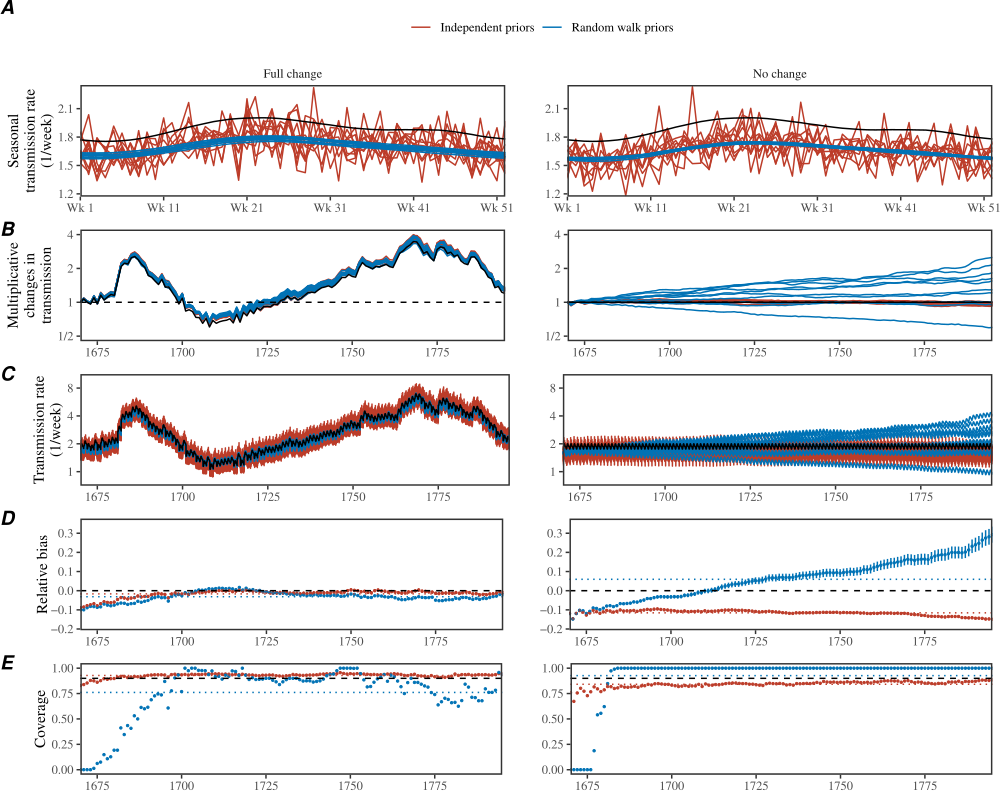

Here is the R script that generated this plot:
library(dplyr)
library(ggplot2); theme_set(theme_bw(base_family = "Times"))
library(egg)
source("../R/colors.R")

scenarios <- data.frame(
  scenario=c("Full change", "No change"),
  suffix=c("", "_nc"),
  simulation=c("simulate_rep", "simulate_rep_nochange")
)

models <- c("Random walk priors"="sir_brw_erw",
            "Independent priors"="sir_default")
groups <- names(models)
cols <- setNames(colors_default[c(1,3)], sort(groups))

get_summary <- function(dd, variable, time, true, trans=identity) {
  dd <- dd[match(paste0(variable, "[", seq_along(true), "]"), dd$variable), ]
  stopifnot(!anyNA(dd$variable))
  data.frame(
    time, true=true,
    est=trans(dd$median), lwr=trans(dd$q5), upr=trans(dd$q95)
  )
}

read_scenario <- function(suffix, simulation, scenario) {
  env <- new.env()
  load(paste0("../simulate/", simulation, ".rda"), envir=env)
  simulations <- env[[simulation]]

  lapply(seq_along(groups), function(j) {
    model <- models[[j]]
    lapply(seq_along(simulations), function(i) {
      message(scenario, ": ", groups[j], ", replicate ", i)
      sim <- simulations[[i]]
      year <- sim[[1]]$year+1669
      week <- sim[[1]]$week
      # Keep only extracted summaries, rather than retaining all fit objects.
      env <- new.env()
      load(paste0("../stanfit_", model, "_rep", suffix,
                  "/stanfit_", model, "_rep", suffix, i, ".rda"),
           envir=env)
      dd <- env[[paste0("summary_", model, "_laplace_rep", suffix, i)]]
      stopifnot(!is.null(dd))

      bind_rows(
        beta=get_summary(dd, "logbeta", data.frame(x=1:52),
                         exp(sim$logbeta), exp),
        epsilon=get_summary(dd, "epsilon", data.frame(x=unique(year)),
                            exp(sim$epsilon), exp),
        beff=get_summary(dd, "beta_eff", data.frame(x=year+week/52, year=year),
                         exp(sim$logbeta[week]+sim$epsilon[sim[[1]]$year])),
        .id="parameter"
      ) %>%
        mutate(scenario=scenario, group=groups[j], fit=i)
    }) %>% bind_rows()
  }) %>% bind_rows()
}

fitdata <- lapply(1:nrow(scenarios), function(i) {
  with(scenarios[i, ], read_scenario(suffix, simulation, scenario))
}) %>%
  bind_rows() %>%
  mutate(scenario=factor(scenario, levels=scenarios$scenario))

truedata <- fitdata %>%
  distinct(scenario, parameter, x, true)

coverdata <- fitdata %>%
  filter(parameter=="beff") %>%
  mutate(bias=(est-true)/true, covered=lwr <= true & true <= upr) %>%
  group_by(scenario, group, year) %>%
  summarize(
    bias_lwr=t.test(bias)$conf.int[1],
    bias_upr=t.test(bias)$conf.int[2],
    bias=mean(bias),
    coverage=mean(covered),
    n=n(),
    lwr=binom.test(sum(covered), n)$conf.int[1],
    upr=binom.test(sum(covered), n)$conf.int[2],
    .groups="drop"
  )

covermean <- coverdata %>%
  group_by(scenario, group) %>%
  summarize(bias=mean(bias), coverage=mean(coverage), .groups="drop")

# Each plot is one row, with the two scenarios as columns.
common <- list(
  facet_wrap(~scenario, nrow=1, scales="free_y"),
  scale_color_manual("", values=cols),
  theme(
    panel.grid=element_blank(),
    panel.border=element_rect(linewidth=1),
    panel.spacing.x=grid::unit(0.4, "in"),
    axis.title.x=element_blank(),
    strip.background=element_blank(),
    strip.text=element_blank(),
    legend.position="none"
  )
)

plot_fit <- function(parameter_name) {
  ggplot(filter(fitdata, parameter==parameter_name)) +
    geom_line(aes(x, est, group=interaction(fit, group), col=group)) +
    geom_line(data=filter(truedata, parameter==parameter_name),
              aes(x, true)) +
    common
}

g1 <- plot_fit("beta") +
  scale_x_continuous("Week of year", expand=c(0, 0),
                     breaks=c(1, 11, 21, 31, 41, 51),
                     labels=c("Wk 1", "Wk 11", "Wk 21", "Wk 31", "Wk 41", "Wk 51")) +
  scale_y_continuous("Seasonal\ntransmission rate\n(1/week)",
                     limits=c(1.17, 2.35), expand=c(0, 0)) +
  theme(strip.text=element_text(), legend.position="top")

g2 <- plot_fit("epsilon") +
  geom_hline(yintercept=1, lty=2) +
  scale_x_continuous("Year", expand=c(0, 0)) +
  scale_y_log10("Multiplicative\nchanges in\ntransmission",
                breaks=c(0.5, 1, 2, 4),
                labels=c("1/2", "1", "2", "4"), limits=c(0.5, 4)) 

g3 <- plot_fit("beff") +
  scale_x_continuous("Year", expand=c(0, 0)) +
  scale_y_log10("Transmission rate\n(1/week)", 
                breaks=c(1, 2, 4, 8),
                limits=c(0.8, 10))

g4 <- ggplot(coverdata) +
  geom_point(aes(year, bias, col=group), size=0.5) +
  geom_errorbar(aes(year, ymin=bias_lwr, ymax=bias_upr, col=group), width=0) +
  geom_hline(yintercept=0, lty=2) +
  geom_hline(data=covermean, aes(yintercept=bias, col=group), lty=3) +
  scale_x_continuous("Year", expand=c(0, 0)) +
  scale_y_continuous("Relative bias", limits=c(-0.18, 0.35)) +
  common

g5 <- ggplot(coverdata) +
  geom_point(aes(year, coverage, col=group), size=0.5) +
  geom_hline(yintercept=0.9, lty=2) +
  geom_hline(data=covermean, aes(yintercept=coverage, col=group), lty=3) +
  scale_x_continuous("Year", expand=c(0, 0)) +
  scale_y_continuous("Coverage", limits=c(0, 1)) +
  common

gcomb <- ggarrange(g1, g2, g3, g4, g5, ncol=1, labels=c("A", "B", "C", "D", "E"))

ggsave("figure_rep_comb.pdf", gcomb, width=10, height=8)
